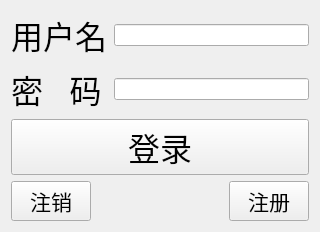
<?xml version="1.0" encoding="UTF-8"?>
<ui version="4.0">
 <class>TcpClient</class>
 <widget class="QWidget" name="TcpClient">
  <property name="geometry">
   <rect>
    <x>0</x>
    <y>0</y>
    <width>320</width>
    <height>176</height>
   </rect>
  </property>
  <property name="windowTitle">
   <string>TcpClient</string>
  </property>
  <layout class="QHBoxLayout" name="horizontalLayout_2">
   <item>
    <layout class="QVBoxLayout" name="verticalLayout_2">
     <item>
      <layout class="QVBoxLayout" name="verticalLayout">
       <item>
        <layout class="QGridLayout" name="gridLayout">
         <item row="0" column="0">
          <widget class="QLabel" name="name_lan">
           <property name="font">
            <font>
             <pointsize>24</pointsize>
            </font>
           </property>
           <property name="text">
            <string>用户名</string>
           </property>
          </widget>
         </item>
         <item row="1" column="0">
          <widget class="QLabel" name="pwd_lab">
           <property name="font">
            <font>
             <pointsize>24</pointsize>
            </font>
           </property>
           <property name="text">
            <string>密   码</string>
           </property>
          </widget>
         </item>
         <item row="1" column="1" colspan="2">
          <widget class="QLineEdit" name="pwd_le">
           <property name="echoMode">
            <enum>QLineEdit::EchoMode::Password</enum>
           </property>
          </widget>
         </item>
         <item row="2" column="0" colspan="3">
          <widget class="QPushButton" name="login_pb">
           <property name="font">
            <font>
             <pointsize>24</pointsize>
            </font>
           </property>
           <property name="text">
            <string>登录</string>
           </property>
          </widget>
         </item>
         <item row="0" column="1" colspan="2">
          <widget class="QLineEdit" name="name_le"/>
         </item>
        </layout>
       </item>
      </layout>
     </item>
     <item>
      <layout class="QHBoxLayout" name="horizontalLayout">
       <item>
        <widget class="QPushButton" name="cancel_pb">
         <property name="font">
          <font>
           <pointsize>16</pointsize>
          </font>
         </property>
         <property name="text">
          <string>注销</string>
         </property>
        </widget>
       </item>
       <item>
        <spacer name="horizontalSpacer">
         <property name="orientation">
          <enum>Qt::Orientation::Horizontal</enum>
         </property>
         <property name="sizeHint" stdset="0">
          <size>
           <width>40</width>
           <height>20</height>
          </size>
         </property>
        </spacer>
       </item>
       <item>
        <widget class="QPushButton" name="regist_pb">
         <property name="font">
          <font>
           <pointsize>16</pointsize>
          </font>
         </property>
         <property name="text">
          <string>注册</string>
         </property>
        </widget>
       </item>
      </layout>
     </item>
    </layout>
   </item>
  </layout>
 </widget>
 <resources/>
 <connections/>
</ui>
